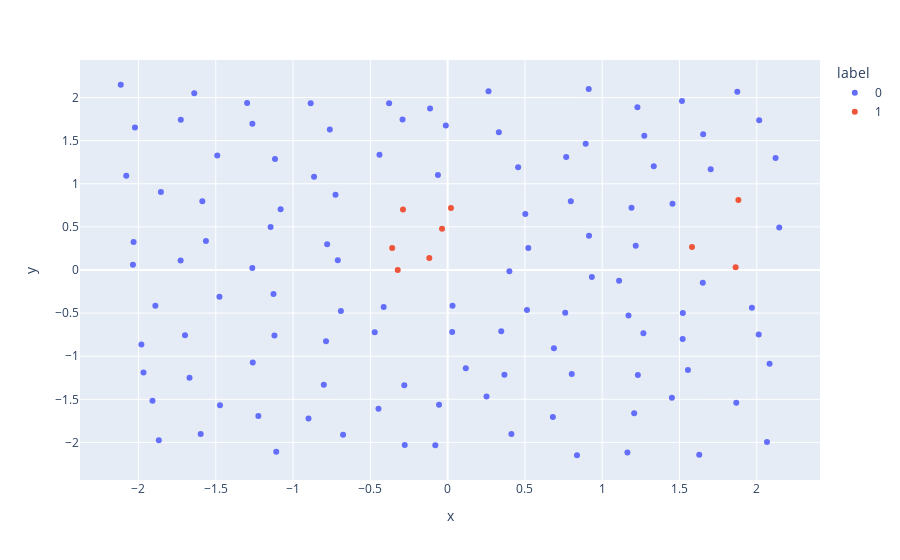
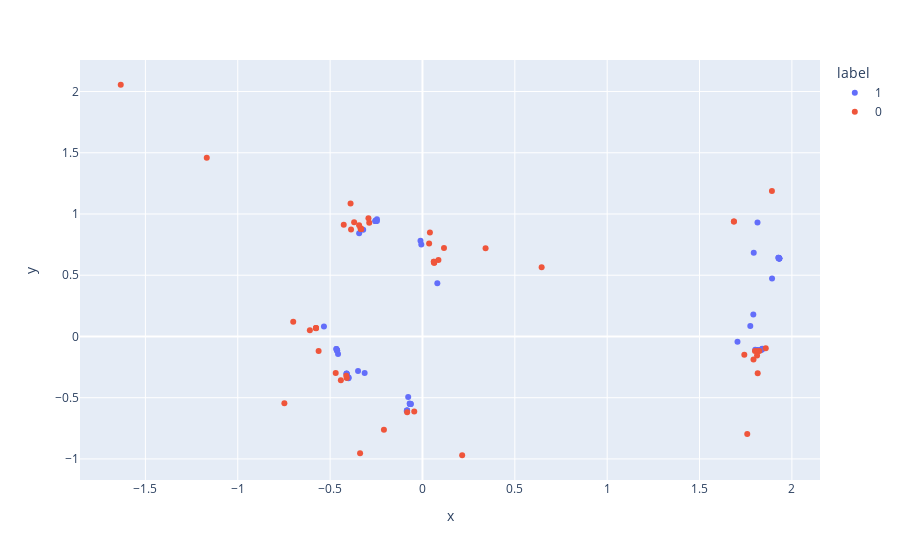
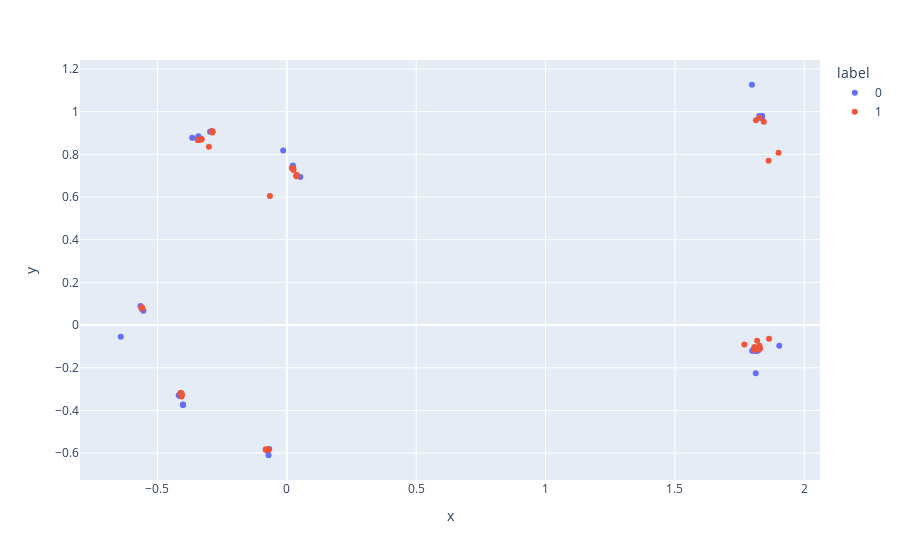

Notebook source saved alongside these figures, in order:
### Code cell
# ploting every 10 time step
for plot_df in store_plot:
    fig=px.scatter(plot_df, x="x", y="y", color="label")
    fig.show()
